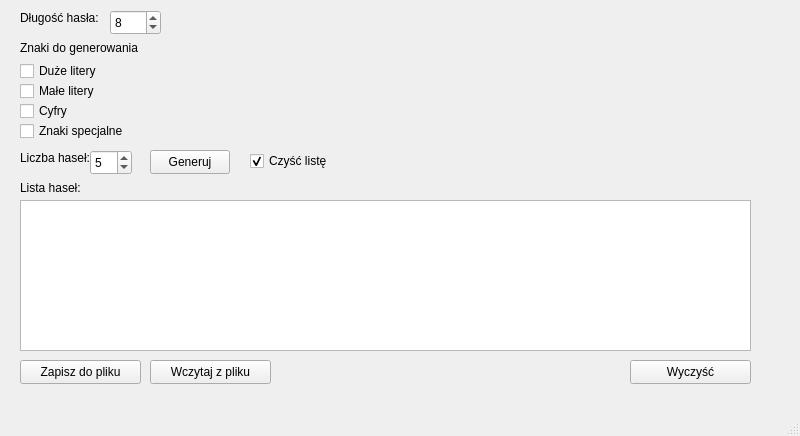
<?xml version="1.0" encoding="UTF-8"?>
<ui version="4.0">
 <class>MainWindow</class>
 <widget class="QMainWindow" name="MainWindow">
  <property name="enabled">
   <bool>true</bool>
  </property>
  <property name="geometry">
   <rect>
    <x>0</x>
    <y>0</y>
    <width>800</width>
    <height>436</height>
   </rect>
  </property>
  <property name="windowTitle">
   <string>Generator haseł</string>
  </property>
  <widget class="QWidget" name="centralwidget">
   <widget class="QPushButton" name="genButton">
    <property name="geometry">
     <rect>
      <x>150</x>
      <y>150</y>
      <width>80</width>
      <height>24</height>
     </rect>
    </property>
    <property name="text">
     <string>Generuj</string>
    </property>
   </widget>
   <widget class="QLabel" name="label">
    <property name="geometry">
     <rect>
      <x>20</x>
      <y>180</y>
      <width>71</width>
      <height>16</height>
     </rect>
    </property>
    <property name="text">
     <string>Lista haseł:</string>
    </property>
   </widget>
   <widget class="QLabel" name="label_2">
    <property name="geometry">
     <rect>
      <x>20</x>
      <y>150</y>
      <width>71</width>
      <height>16</height>
     </rect>
    </property>
    <property name="text">
     <string>Liczba haseł:</string>
    </property>
   </widget>
   <widget class="QSpinBox" name="noOfPassToGen">
    <property name="enabled">
     <bool>true</bool>
    </property>
    <property name="geometry">
     <rect>
      <x>90</x>
      <y>150</y>
      <width>42</width>
      <height>25</height>
     </rect>
    </property>
    <property name="minimum">
     <number>1</number>
    </property>
    <property name="maximum">
     <number>100</number>
    </property>
    <property name="value">
     <number>5</number>
    </property>
   </widget>
   <widget class="QLabel" name="label_3">
    <property name="geometry">
     <rect>
      <x>20</x>
      <y>10</y>
      <width>81</width>
      <height>16</height>
     </rect>
    </property>
    <property name="text">
     <string>Długość hasła:</string>
    </property>
   </widget>
   <widget class="QSpinBox" name="passLength">
    <property name="enabled">
     <bool>true</bool>
    </property>
    <property name="geometry">
     <rect>
      <x>110</x>
      <y>10</y>
      <width>51</width>
      <height>25</height>
     </rect>
    </property>
    <property name="minimum">
     <number>4</number>
    </property>
    <property name="maximum">
     <number>2048</number>
    </property>
    <property name="value">
     <number>8</number>
    </property>
   </widget>
   <widget class="QCheckBox" name="uppercaseLetters">
    <property name="geometry">
     <rect>
      <x>20</x>
      <y>60</y>
      <width>121</width>
      <height>22</height>
     </rect>
    </property>
    <property name="toolTip">
     <string>&lt;html&gt;&lt;head/&gt;&lt;body&gt;&lt;p&gt;Znaki A-Z&lt;/p&gt;&lt;/body&gt;&lt;/html&gt;</string>
    </property>
    <property name="text">
     <string>Duże litery</string>
    </property>
   </widget>
   <widget class="QLabel" name="label_4">
    <property name="geometry">
     <rect>
      <x>20</x>
      <y>40</y>
      <width>121</width>
      <height>16</height>
     </rect>
    </property>
    <property name="text">
     <string>Znaki do generowania</string>
    </property>
   </widget>
   <widget class="QCheckBox" name="lowercaseLetters">
    <property name="geometry">
     <rect>
      <x>20</x>
      <y>80</y>
      <width>121</width>
      <height>22</height>
     </rect>
    </property>
    <property name="toolTip">
     <string>&lt;html&gt;&lt;head/&gt;&lt;body&gt;&lt;p&gt;Znaki a-z&lt;/p&gt;&lt;/body&gt;&lt;/html&gt;</string>
    </property>
    <property name="text">
     <string>Małe litery</string>
    </property>
   </widget>
   <widget class="QCheckBox" name="numbers">
    <property name="geometry">
     <rect>
      <x>20</x>
      <y>100</y>
      <width>121</width>
      <height>22</height>
     </rect>
    </property>
    <property name="toolTip">
     <string>&lt;html&gt;&lt;head/&gt;&lt;body&gt;&lt;p&gt;Znaki 0-9&lt;/p&gt;&lt;/body&gt;&lt;/html&gt;</string>
    </property>
    <property name="text">
     <string>Cyfry</string>
    </property>
   </widget>
   <widget class="QCheckBox" name="specialChars">
    <property name="geometry">
     <rect>
      <x>20</x>
      <y>120</y>
      <width>121</width>
      <height>22</height>
     </rect>
    </property>
    <property name="toolTip">
     <string>&lt;html&gt;&lt;head/&gt;&lt;body&gt;&lt;p&gt;Znaki !&amp;quot;#$%&amp;amp;'()*+,-./&lt;/p&gt;&lt;/body&gt;&lt;/html&gt;</string>
    </property>
    <property name="text">
     <string>Znaki specjalne</string>
    </property>
   </widget>
   <widget class="QListWidget" name="outputList">
    <property name="geometry">
     <rect>
      <x>20</x>
      <y>200</y>
      <width>731</width>
      <height>151</height>
     </rect>
    </property>
    <property name="toolTip">
     <string>&lt;html&gt;&lt;head/&gt;&lt;body&gt;&lt;p&gt;Kliknij na hasło, by je zaznaczyć i naciśnij Ctrl+C, by je skopiować.&lt;/p&gt;&lt;/body&gt;&lt;/html&gt;</string>
    </property>
   </widget>
   <widget class="QCheckBox" name="clearList">
    <property name="geometry">
     <rect>
      <x>250</x>
      <y>150</y>
      <width>121</width>
      <height>22</height>
     </rect>
    </property>
    <property name="toolTip">
     <string>&lt;html&gt;&lt;head/&gt;&lt;body&gt;&lt;p&gt;Jeżeli zaznaczone, to lista będzie czyszczona przy każdym generowaniu oraz wczytywaniu haseł.&lt;/p&gt;&lt;/body&gt;&lt;/html&gt;</string>
    </property>
    <property name="text">
     <string>Czyść listę</string>
    </property>
    <property name="checked">
     <bool>true</bool>
    </property>
   </widget>
   <widget class="QPushButton" name="saveToFile">
    <property name="geometry">
     <rect>
      <x>20</x>
      <y>360</y>
      <width>121</width>
      <height>24</height>
     </rect>
    </property>
    <property name="text">
     <string>Zapisz do pliku</string>
    </property>
   </widget>
   <widget class="QPushButton" name="clearOutput">
    <property name="geometry">
     <rect>
      <x>630</x>
      <y>360</y>
      <width>121</width>
      <height>24</height>
     </rect>
    </property>
    <property name="text">
     <string>Wyczyść</string>
    </property>
   </widget>
   <widget class="QPushButton" name="loadFromFile">
    <property name="geometry">
     <rect>
      <x>150</x>
      <y>360</y>
      <width>121</width>
      <height>24</height>
     </rect>
    </property>
    <property name="text">
     <string>Wczytaj z pliku</string>
    </property>
   </widget>
  </widget>
  <widget class="QMenuBar" name="menubar">
   <property name="geometry">
    <rect>
     <x>0</x>
     <y>0</y>
     <width>800</width>
     <height>21</height>
    </rect>
   </property>
  </widget>
  <widget class="QStatusBar" name="statusbar"/>
 </widget>
 <resources/>
 <connections/>
</ui>
